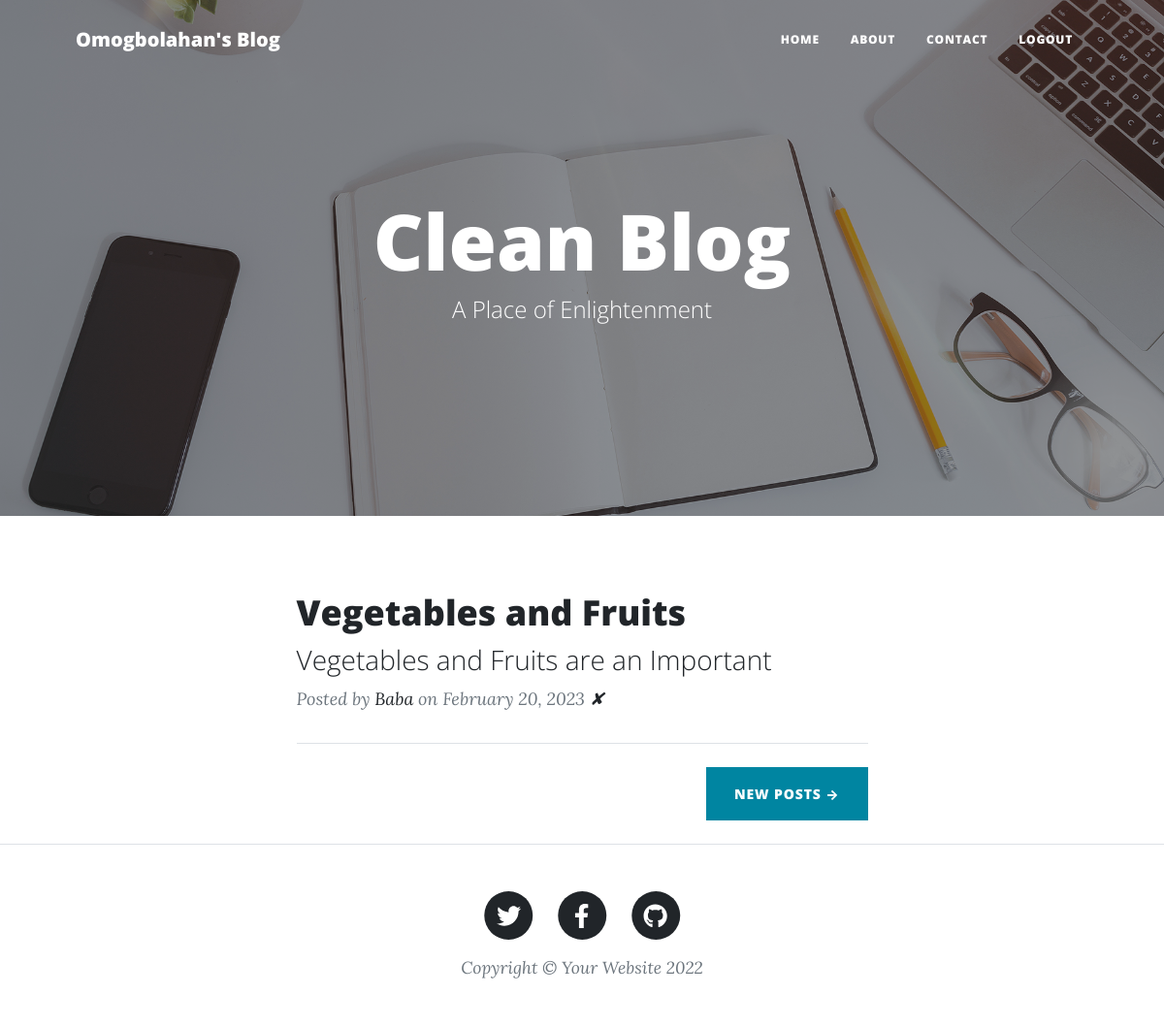
Page / (signed in) on the earlier database version.
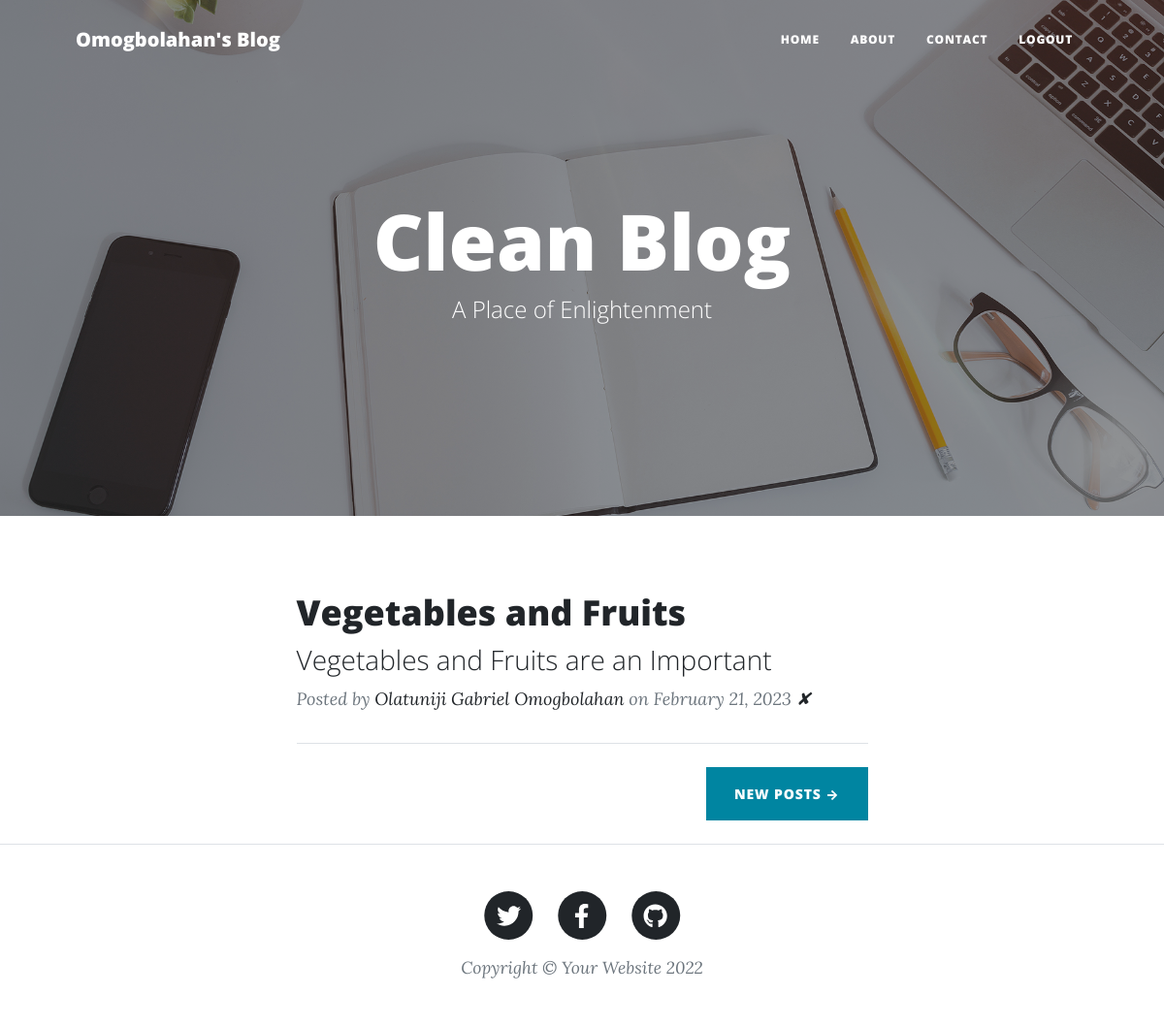
Same page on the later database version.
### main.py (models this page shows)
    class BlogPost(UserMixin, db.Model):
        __tablename__ = 'blog_post'
        id = db.Column(db.Integer, primary_key=True)
        title = db.Column(db.String(250), unique=True, nullable=False)
        subtitle = db.Column(db.String(250), nullable=False)
        date = db.Column(db.String(250), nullable=False)
        body = db.Column(db.Text, nullable=False)
        img_url = db.Column(db.String(250), nullable=False)
        author = relationship("User", back_populates="posts")
        author_id = db.Column(db.Integer, db.ForeignKey("users.id"))
        comments = relationship("Comment", back_populates="parent_post")

    class User(UserMixin, db.Model):
        __tablename__ = "users"
        id = db.Column(db.Integer, primary_key=True)
        email = db.Column(db.String(100), unique=True)
        password = db.Column(db.String(100))
        name = db.Column(db.String(100))
        posts = relationship("BlogPost", back_populates="author")
        comments = relationship('Comment', back_populates='comment_author')

### main.py (the view)
    @app.route('/', methods=['GET'])
    def home_page():
        if current_user.is_authenticated:
            all_post = BlogPost.query.all()
            return render_template('index.html', posts=all_post, logged_in=current_user.is_authenticated, id=current_user.id)
        else:
            return render_template('authenticate-user.html')

### main.py (called while the page is built)
    @login_manager.user_loader
    def load_user(user_id):
        return User.query.get(int(user_id))

### templates/index.html (shortened to what this page needs)
<!DOCTYPE html>
<html lang="en">
    {% include 'header.html' %}
    <body>
        <nav class="navbar navbar-expand-lg navbar-light" id="mainNav">
            <div class="container px-4 px-lg-5">
                <a class="navbar-brand" href="{{url_for('home_page')}}">Omogbolahan's Blog</a>
                <div class="collapse navbar-collapse" id="navbarResponsive">
                    <ul class="navbar-nav ms-auto py-4 py-lg-0">
                        <li class="nav-item"><a class="nav-link px-lg-3 py-3 py-lg-4" href="{{url_for('home_page')}}">Home</a></li>
                        <li class="nav-item"><a class="nav-link px-lg-3 py-3 py-lg-4" href="{{url_for('about')}}">About</a></li>
                        <li class="nav-item"><a class="nav-link px-lg-3 py-3 py-lg-4" href="{{url_for('contact')}}">Contact</a></li>
                        <li class="nav-item"><a class="nav-link px-lg-3 py-3 py-lg-4" href="{{url_for('logout')}}">Logout</a></li>
                    </ul>
                </div>
            </div>
        </nav>
        <header class="masthead" style="background-image: url('static/assets/img/home-bg.jpg')">
            <div class="container position-relative px-4 px-lg-5">
                <div class="row gx-4 gx-lg-5 justify-content-center">
                    <div class="col-md-10 col-lg-8 col-xl-7">
                        <div class="site-heading">
                            <h1>Clean Blog</h1>
                            <span class="subheading">A Place of Enlightenment</span>
                        </div>
                    </div>
                </div>
            </div>
        </header>
        <div class="container px-4 px-lg-5">
            <div class="row gx-4 gx-lg-5 justify-content-center">
                <div class="col-md-10 col-lg-8 col-xl-7">
                    {% for post in posts: %}
                        <div class="post-preview">
                            <a href="{{ url_for( 'show_post', post_id=post.id) }}">
                                <h2 class="post-title">{{ post["title"] }}</h2>
                                <h3 class="post-subtitle">{{ post["subtitle"] }}</h3>
                            </a>
                            <p class="post-meta">
                                Posted by
                                <a href="#!">{{ post.author.name }}</a>
                                on {{ post['date'] }}
                                {% if id == 1: %}
                                    <a href="{{url_for('delete_post', post_id=post.id) }}">✘</a>
                                {% endif %}
                            </p>
                        </div>
                        <hr class="my-4" />
                    {% endfor %}
                    {% if id == 1: %}
                        <div class="d-flex justify-content-end mb-4">
                            <a class="btn btn-primary text-uppercase" href='{{ url_for("new_post") }}'>New Posts →</a>
                        </div>
                    {% endif %}
                </div>
            </div>
        </div>
        {% include 'footer.html' %}
    </body>
</html>

### templates/header.html (shortened to what this page needs)
<head>
        <link href="{{url_for('static', filename='css/styles.css')}}" rel="stylesheet" />
</head>

### templates/footer.html
<footer class="border-top">
            <div class="container px-4 px-lg-5">
                <div class="row gx-4 gx-lg-5 justify-content-center">
                    <div class="col-md-10 col-lg-8 col-xl-7">
                        <ul class="list-inline text-center">
                            <li class="list-inline-item">
                                <a href="#!">
                                    <span class="fa-stack fa-lg">
                                        <i class="fas fa-circle fa-stack-2x"></i>
                                        <i class="fab fa-twitter fa-stack-1x fa-inverse"></i>
                                    </span>
                                </a>
                            </li>
                            <li class="list-inline-item">
                                <a href="#!">
                                    <span class="fa-stack fa-lg">
                                        <i class="fas fa-circle fa-stack-2x"></i>
                                        <i class="fab fa-facebook-f fa-stack-1x fa-inverse"></i>
                                    </span>
                                </a>
                            </li>
                            <li class="list-inline-item">
                                <a href="#!">
                                    <span class="fa-stack fa-lg">
                                        <i class="fas fa-circle fa-stack-2x"></i>
                                        <i class="fab fa-github fa-stack-1x fa-inverse"></i>
                                    </span>
                                </a>
                            </li>
                        </ul>
                        <div class="small text-center text-muted fst-italic">Copyright &copy; Your Website 2022</div>
                    </div>
                </div>
            </div>
</footer>

Differences in the rows shown:
changed BlogPost "Vegetables and Fruits": author.name "Baba" → "Olatuniji Gabriel Omogbolahan"; date "February 20, 2023" → "February 21, 2023"
